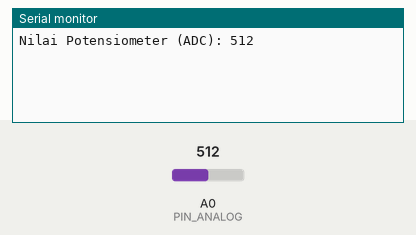
The sketch below on a simulated ESP8266 (NodeMCU). Parts: the last lines printed to the serial monitor. Inputs (shaded band) come from the test bench; at power-on: A0 (PIN_ANALOG) = 512. WiFi joins after 1.5 s; servers stay silent unless stated.

Above: at 3.0 s.
3.1 s: A0 (PIN_ANALOG) set to 716
At 4.4 s:
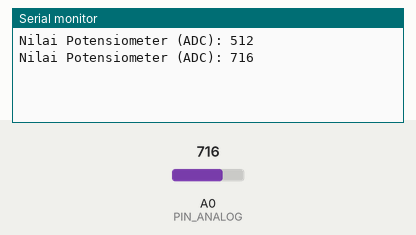
4.6 s: A0 (PIN_ANALOG) set to 900
At 5.6 s:
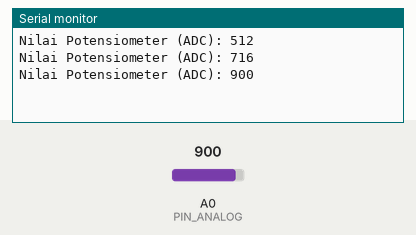
Timing chart, 0 to 7.6 s (numbered marks = the images above; inputs shaded):
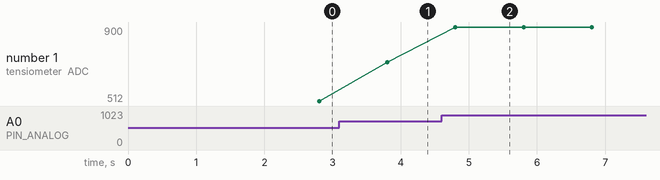

Measured:
- after the input at 3.1 s, the serial monitor: prints a new line after 0.70 s (image 1)
- after the input at 4.6 s, the serial monitor: prints a new line after 0.20 s (image 2)
- plotted number 1: 512 → 716 after the input at 3.1 s, 716 → 900 after the input at 4.6 s

The sketch:

12.Pemantauan_Input_Analog.ino
```cpp
// --- KREDENSIAL BLYNK ---
#define BLYNK_TEMPLATE_ID "TMPLxxxxxx"
#define BLYNK_TEMPLATE_NAME "MySertifikasi"
#define BLYNK_AUTH_TOKEN "xxxxxxxxxxxxxxxxxxxxxxxxxxx"
#define BLYNK_PRINT Serial

#include <ESP8266WiFi.h>
#include <BlynkSimpleEsp8266.h>

char ssid[] = "NAMA_WIFI";
char pass[] = "SANDI_WIFI";

#define PIN_ANALOG A0 // Potensiometer pada KasgarIoT Shield

BlynkTimer timer;

void kirimDataAnalog() {
  int nilaiADC = analogRead(PIN_ANALOG); // Rentang nilai 0 - 1023

  Blynk.virtualWrite(V5, nilaiADC);
  Serial.print("Nilai Potensiometer (ADC): ");
  Serial.println(nilaiADC);
}

void setup() {
  Serial.begin(9600);
  Blynk.begin(BLYNK_AUTH_TOKEN, ssid, pass);

  timer.setInterval(1000L, kirimDataAnalog); // Kirim data setiap 1 detik
}

void loop() {
  Blynk.run();
  timer.run();
}
```
